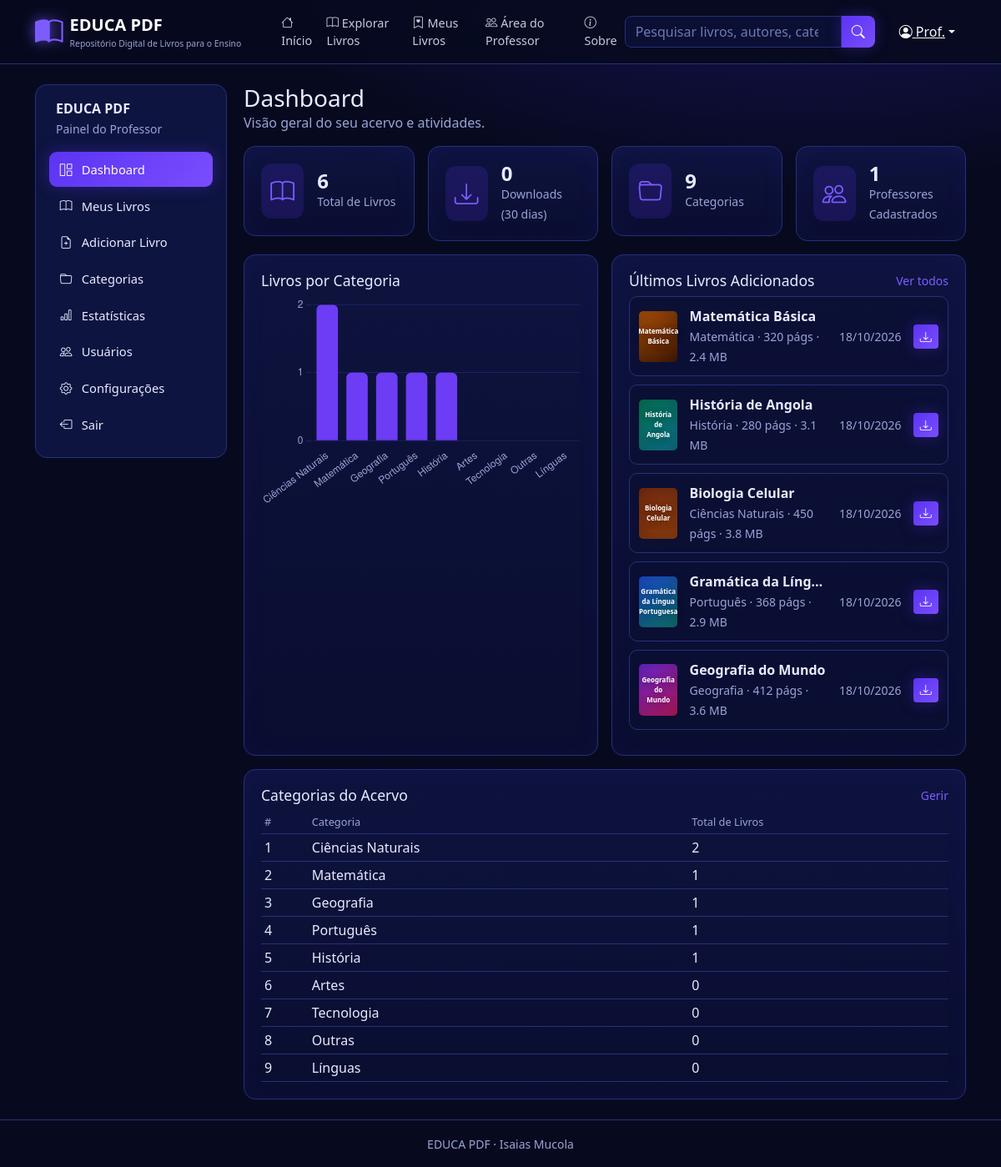
The page /professor/index.php (signed in) on the database its author committed.
### tables this page shows
CREATE TABLE livros (
  id INT AUTO_INCREMENT PRIMARY KEY,
  titulo VARCHAR(160) NOT NULL,
  subtitulo VARCHAR(160) NULL,
  autor VARCHAR(120) NOT NULL,
  descricao TEXT NULL,
  conteudo TEXT NULL COMMENT 'Um tópico por linha',
  categoria_id INT NULL,
  arquivo_pdf VARCHAR(190) NOT NULL,
  capa VARCHAR(190) NULL,
  paginas INT NOT NULL DEFAULT 0,
  tamanho_mb DECIMAL(6,1) NOT NULL DEFAULT 0,
  downloads INT NOT NULL DEFAULT 0,
  destaque TINYINT(1) NOT NULL DEFAULT 0,
  professor_id INT NULL,
  criado_em TIMESTAMP DEFAULT CURRENT_TIMESTAMP,
  FOREIGN KEY (categoria_id) REFERENCES categorias(id) ON DELETE SET NULL,
  FOREIGN KEY (professor_id) REFERENCES usuarios(id) ON DELETE SET NULL
);

CREATE TABLE categorias (
  id INT AUTO_INCREMENT PRIMARY KEY,
  nome VARCHAR(80) NOT NULL UNIQUE,
  icone VARCHAR(40) NOT NULL DEFAULT 'bi-folder'
);

### professor/index.php (the view, shortened to what this page needs)
<?php
require __DIR__ . '/_topo.php';
$pdo = db();
$tot = $pdo->query('SELECT COUNT(*) FROM livros')->fetchColumn();
$dl = $pdo->query('SELECT COUNT(*) FROM downloads_log WHERE data >= NOW() - INTERVAL 30 DAY')->fetchColumn();
$nc = $pdo->query('SELECT COUNT(*) FROM categorias')->fetchColumn();
$np = $pdo->query('SELECT COUNT(*) FROM usuarios WHERE perfil="professor"')->fetchColumn();
$porCat = $pdo->query('SELECT c.nome, COUNT(l.id) total FROM categorias c LEFT JOIN livros l ON l.categoria_id=c.id GROUP BY c.id ORDER BY total DESC')->fetchAll();
$ultimos = $pdo->query('SELECT l.*, c.nome categoria FROM livros l LEFT JOIN categorias c ON c.id=l.categoria_id ORDER BY l.criado_em DESC LIMIT 5')->fetchAll();
$stats = [['bi-book', $tot, 'Total de Livros'], ['bi-download', $dl, 'Downloads (30 dias)'], ['bi-folder', $nc, 'Categorias'], ['bi-people', $np, 'Professores Cadastrados']];
?>
<h1 class="h3 mb-0">Dashboard</h1>
<p class="text-muted-2">Visão geral do seu acervo e atividades.</p>
<div class="row g-3 mb-3">
  <?php foreach ($stats as [$i, $n, $r]): ?>
  <div class="col-6 col-xl-3"><div class="painel stat"><i class="bi <?= $i ?>"></i><div><div class="num"><?= fmt_num($n) ?></div><small class="text-muted-2"><?= $r ?></small></div></div></div>
  <?php endforeach; ?>
</div>
<div class="row g-3">
  <div class="col-lg-6"><div class="painel h-100"><h2>Livros por Categoria</h2><canvas id="graf" height="200"></canvas></div></div>
  <div class="col-lg-6"><div class="painel h-100">
    <div class="d-flex justify-content-between"><h2>Últimos Livros Adicionados</h2><a href="<?= url('professor/livros.php') ?>" class="small">Ver todos</a></div>
    <?php foreach ($ultimos as $l): ?>
      <div class="linha-livro"><div style="width:46px"><?= capa_html($l) ?></div>
        <div class="info"><strong><?= e($l['titulo']) ?></strong><small class="text-muted-2"><?= e($l['categoria']) ?> · <?= (int)$l['paginas'] ?> págs · <?= e($l['tamanho_mb']) ?> MB</small></div>
        <small class="text-muted-2 d-none d-md-block"><?= date('d/m/Y', strtotime($l['criado_em'])) ?></small>
        <a class="btn btn-educa btn-sm" href="<?= url('baixar.php?id=' . $l['id']) ?>"><i class="bi bi-download"></i></a></div>
    <?php endforeach; if (!$ultimos) echo '<p class="text-muted-2">Ainda sem livros. Use "Adicionar Livro".</p>'; ?>
  </div></div>
  <div class="col-12"><div class="painel">
    <div class="d-flex justify-content-between"><h2>Categorias do Acervo</h2><a href="<?= url('professor/categorias.php') ?>" class="small">Gerir</a></div>
    <div class="table-responsive"><table class="table table-educa table-sm mb-0"><thead><tr><th>#</th><th>Categoria</th><th>Total de Livros</th></tr></thead><tbody>
      <?php foreach ($porCat as $i => $c): ?><tr><td><?= $i + 1 ?></td><td><?= e($c['nome']) ?></td><td><?= (int)$c['total'] ?></td></tr><?php endforeach; ?>
    </tbody></table></div>
  </div></div>
</div>
<script>
document.addEventListener('DOMContentLoaded',()=>{
  const d=<?= json_encode($porCat, JSON_UNESCAPED_UNICODE) ?>;
  new Chart(document.getElementById('graf'),{type:'bar',
    data:{labels:d.map(x=>x.nome),datasets:[{data:d.map(x=>+x.total),backgroundColor:'#6d3cf5',borderRadius:6}]},
    options:{plugins:{legend:{display:false}},scales:{x:{ticks:{color:'#9aa3d6'},grid:{display:false}},y:{beginAtZero:true,ticks:{color:'#9aa3d6',precision:0},grid:{color:'#1a2160'}}}}});
});
</script>
<?php require __DIR__ . '/_base.php'; ?>

### includes/funcoes.php (shortened to what this page needs)
<?php
function e($v): string { return htmlspecialchars((string)$v, ENT_QUOTES, 'UTF-8'); }
function url(string $p = ''): string { return BASE_URL . '/' . ltrim($p, '/'); }
function capa_html(array $l, string $classe = ''): string {
    $cores = [['#1b3fd8','#7b2ff7'],['#b45309','#451a03'],['#047857','#0e7490'],['#7c2d12','#92400e'],['#1d4ed8','#0f766e'],['#6d28d9','#be185d']];
    $c = $cores[$l['id'] % count($cores)];
    return '<div class="capa capa-gerada ' . $classe . '" style="background:linear-gradient(145deg,' . $c[0] . ',' . $c[1] . ')"><span>' . e($l['titulo']) . '</span></div>';
}
    ob_start(); ?>
    <?php return ob_get_clean();
function fmt_num($n): string { return number_format((int)$n, 0, ',', '.'); }

### assets/css/style.css (style rules this page uses)
:root { --bg:#070a1f; --bg-2:#0b1030; --painel:#0e1440; --borda:#26307a; --roxo:#5b34f2; --roxo-2:#7c5cff; --texto:#e8ebff; --muted:#9aa3d6; --glow:0 0 18px rgba(91,52,242,.35); }
html { scroll-behavior:smooth }
body { background:radial-gradient(1200px 600px at 80% -10%,#1a1566 0,transparent 60%),var(--bg);color:var(--texto);min-height:100vh;display:flex;flex-direction:column;font-family:'Segoe UI',system-ui,-apple-system,Roboto,sans-serif }
a { color:var(--roxo-2);text-decoration:none }
.text-muted-2 { color:var(--muted)!important }
.btn-educa { background:linear-gradient(135deg,var(--roxo),#7a4dff);border:0;color:#fff;box-shadow:var(--glow) }
.painel { background:linear-gradient(180deg,rgba(18,24,80,.65),rgba(10,14,50,.85));border:1px solid var(--borda);border-radius:14px;padding:1.25rem;box-shadow:inset 0 0 30px rgba(91,52,242,.06) }
.painel h2,.painel h3 { font-size:1.1rem }
.capa { width:100%;aspect-ratio:3/4;object-fit:cover;border-radius:8px;display:block }
.capa-gerada { display:flex;align-items:center;justify-content:center;text-align:center;padding:.6rem;color:#fff;font-weight:700;font-size:.95rem;text-shadow:0 2px 8px rgba(0,0,0,.5);box-shadow:inset 0 0 30px rgba(0,0,0,.25) }
.linha-livro { display:flex;align-items:center;gap:.9rem;padding:.7rem;border:1px solid var(--borda);border-radius:10px;background:rgba(10,15,51,.7);margin-bottom:.6rem }
.linha-livro .capa { width:46px;border-radius:5px;font-size:.5rem;padding:.2rem }
.linha-livro .info { flex:1;min-width:0 }
.linha-livro .info strong { display:block;white-space:nowrap;overflow:hidden;text-overflow:ellipsis }
.stat { display:flex;align-items:center;gap:1rem }
.stat i { font-size:1.8rem;color:var(--roxo-2);background:rgba(91,52,242,.18);padding:.7rem;border-radius:12px }
.stat .num { font-size:1.5rem;font-weight:700;line-height:1 }
.table-educa { --bs-table-bg:transparent;--bs-table-color:var(--texto);--bs-table-border-color:var(--borda) }
.table-educa th { color:var(--muted);font-weight:500;font-size:.8rem }

### rows shown on the page
livros: titulo "Matemática Básica", categoria.nome "Matemática", paginas "320", tamanho_mb "2.4", criado_em "18/10/2026"
livros: titulo "História de Angola", categoria.nome "História", paginas "280", tamanho_mb "3.1", criado_em "18/10/2026"
livros: titulo "Biologia Celular", categoria.nome "Ciências Naturais", paginas "450", tamanho_mb "3.8", criado_em "18/10/2026"
livros: titulo "Gramática da Língua Portuguesa", titulo "Gramática da Líng…", categoria.nome "Português", paginas "368", tamanho_mb "2.9", criado_em "18/10/2026"
livros: titulo "Geografia do Mundo", categoria.nome "Geografia", paginas "412", tamanho_mb "3.6", criado_em "18/10/2026"

### other values the page prints
explode(' ', $u['nome'])[0] "Prof."
$nome "Dashboard"
$nome "Meus Livros"
$nome "Adicionar Livro"
$nome "Categorias"
$nome "Estatísticas"
$nome "Usuários"
$nome "Configurações"
fmt_num($n) "6"
$r "Total de Livros"
fmt_num($n) "0"
$r "Downloads (30 dias)"
fmt_num($n) "9"
$r "Categorias"
fmt_num($n) "1"
